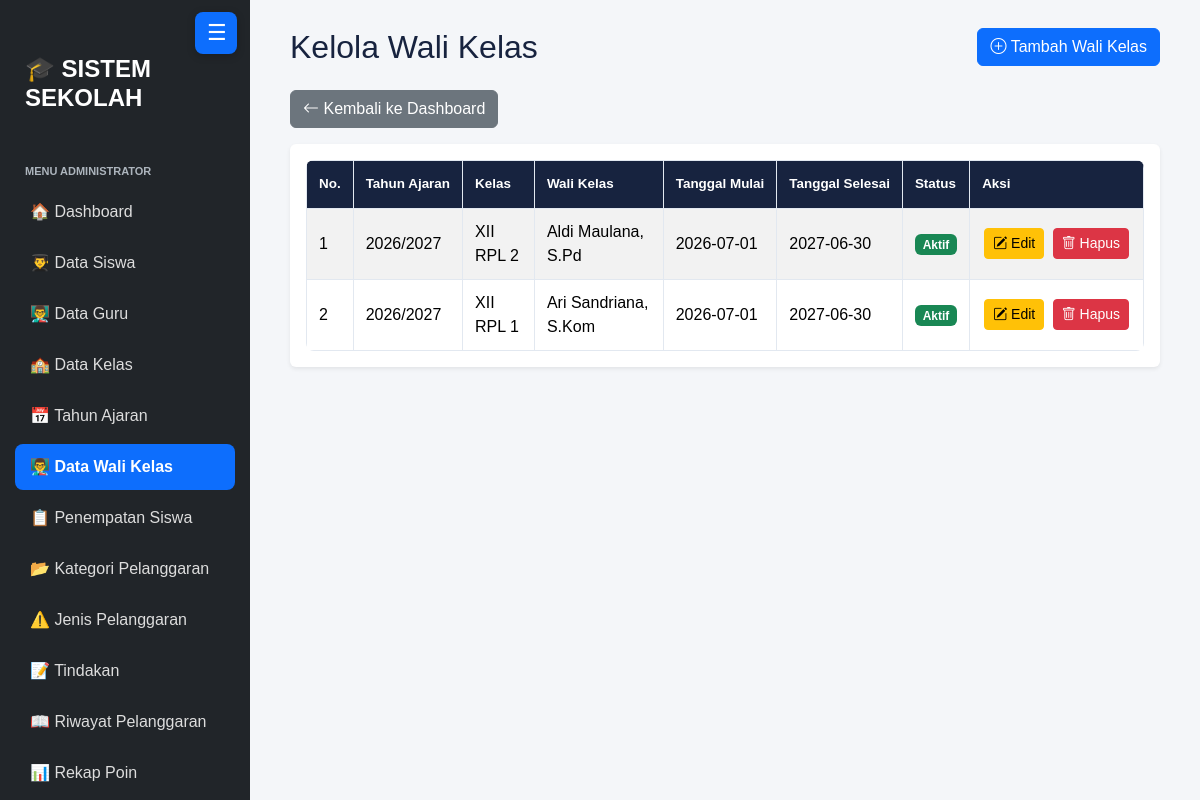
/kelola_walikelas.php (signed in), run on the app's committed database.
### tables this page shows
CREATE TABLE `t_wali_kelas` (
  `id` int(11) NOT NULL,
  `tahun_ajaran_id` int(11) DEFAULT NULL,
  `kelas_id` int(11) DEFAULT NULL,
  `guru_id` int(11) DEFAULT NULL,
  `tanggal_mulai` date NOT NULL,
  `tanggal_selesai` date NOT NULL,
  `status_aktif` tinyint(1) NOT NULL,
  `created_at` timestamp NOT NULL DEFAULT current_timestamp(),
  `updated_at` timestamp NOT NULL DEFAULT current_timestamp()
);

CREATE TABLE `t_tahun_ajaran` (
  `id` int(11) NOT NULL,
  `nama` varchar(20) DEFAULT NULL,
  `tanggal_mulai` date NOT NULL,
  `tanggal_selesai` date NOT NULL,
  `status_aktif` tinyint(1) NOT NULL,
  `created_at` timestamp NOT NULL DEFAULT current_timestamp(),
  `updated_at` timestamp NOT NULL DEFAULT current_timestamp()
);

CREATE TABLE `t_kelas` (
  `id` int(11) NOT NULL,
  `nama` varchar(100) DEFAULT NULL,
  `tingkat` varchar(20) NOT NULL,
  `jurusan` varchar(100) NOT NULL,
  `status_aktif` tinyint(1) NOT NULL,
  `created_at` timestamp NOT NULL DEFAULT current_timestamp(),
  `updated_at` timestamp NOT NULL DEFAULT current_timestamp()
);

CREATE TABLE `t_guru` (
  `id` int(11) NOT NULL,
  `nip` varchar(18) NOT NULL,
  `nama` varchar(150) DEFAULT NULL,
  `email` varchar(150) NOT NULL,
  `status_aktif` tinyint(1) NOT NULL,
  `user_id` int(11) NOT NULL,
  `created_at` timestamp NOT NULL DEFAULT current_timestamp(),
  `updated_at` timestamp NOT NULL DEFAULT current_timestamp()
);

### kelola_walikelas.php (the view, shortened to what this page needs)
<?php
include 'config/koneksi.php';
$sql = "SELECT
            w.id,
            ta.nama AS tahun_ajaran,
            k.nama AS nama_kelas,
            g.nama AS nama_guru,
            w.tanggal_mulai,
            w.tanggal_selesai,
            w.status_aktif,
            w.created_at,
            w.updated_at
        FROM t_wali_kelas w
        LEFT JOIN t_tahun_ajaran ta ON w.tahun_ajaran_id = ta.id
        LEFT JOIN t_kelas k ON w.kelas_id = k.id
        LEFT JOIN t_guru g ON w.guru_id = g.id
        ORDER BY w.id DESC";
$hasil = mysqli_query($koneksi, $sql);
?>
<!DOCTYPE html>
<html lang="id">
<head>
    <link href="https://cdn.jsdelivr.net/npm/bootstrap@5.3.8/dist/css/bootstrap.min.css" rel="stylesheet">
    <link href="https://cdn.jsdelivr.net/npm/bootstrap-icons@1.11.3/font/bootstrap-icons.css" rel="stylesheet">
    <link href="https://cdn.datatables.net/2.3.4/css/dataTables.bootstrap5.min.css" rel="stylesheet">
    <link rel="stylesheet" href="layout/style.css">
</head>
<body>
<div class="container-fluid">
    <div class="row">
        <?php include 'layout/sidebar.php'; ?>
        <main class="menu-page-content">
            <div class="d-flex justify-content-between align-items-center gap-3 mb-4">
                <h1 class="h2 mb-0">Kelola Wali Kelas</h1>
                <a href="tambah_walikelas.php" class="btn btn-primary text-nowrap">
                    <i class="bi bi-plus-circle"></i> Tambah Wali Kelas
                </a>
            </div>
            <a href="dashboard.php" class="btn btn-secondary mb-3">
                <i class="bi bi-arrow-left"></i> Kembali ke Dashboard
            </a>
            <div class="card shadow-sm border-0">
                <div class="card-body">
                    <div class="table-responsive">
                        <table id="tabelWaliKelas" class="table table-striped table-bordered table-hover align-middle w-100">
                            <thead>
                                <tr>
                                    <th>No.</th>
                                    <th>Tahun Ajaran</th>
                                    <th>Kelas</th>
                                    <th>Wali Kelas</th>
                                    <th>Tanggal Mulai</th>
                                    <th>Tanggal Selesai</th>
                                    <th>Status</th>
                                    <th>Aksi</th>
                                </tr>
                            </thead>
                            <tbody>
                                <?php $no = 1; ?>
                                <?php while ($row = mysqli_fetch_assoc($hasil)): ?>
                                    <tr>
                                        <td><?= $no++ ?></td>
                                        <td><?= htmlspecialchars($row['tahun_ajaran'] ?? '-') ?></td>
                                        <td><?= htmlspecialchars($row['nama_kelas'] ?? '-') ?></td>
                                        <td><?= htmlspecialchars($row['nama_guru'] ?? '-') ?></td>
                                        <td><?= htmlspecialchars($row['tanggal_mulai'] ?? '-') ?></td>
                                        <td><?= htmlspecialchars($row['tanggal_selesai'] ?? '-') ?></td>
                                        <td>
                                            <?php if ((int)$row['status_aktif'] === 1): ?>
                                                <span class="badge bg-success">Aktif</span>
                                            <?php else: ?>
                                                <span class="badge bg-secondary">Tidak Aktif</span>
                                            <?php endif; ?>
                                        </td>
                                        <td class="text-nowrap">
                                            <a href="edit_walikelas.php?id=<?= urlencode((string)$row['id']) ?>"
                                               class="btn btn-warning btn-sm">
                                                <i class="bi bi-pencil-square"></i> Edit
                                            </a>
                                            <a href="hapus_walikelas.php?id=<?= urlencode((string)$row['id']) ?>"
                                               class="btn btn-danger btn-sm"
                                               onclick="return confirm('Yakin ingin menghapus data wali kelas ini?');">
                                                <i class="bi bi-trash"></i> Hapus
                                            </a>
                                        </td>
                                    </tr>
                                <?php endwhile; ?>
                            </tbody>
                        </table>
                    </div>
                </div>
            </div>
        </main>
    </div>
</div>
</body>
</html>

### layout/style.css (style rules this page uses)
:root { --primary: #3659d9; --navy: #17233f; --background: #f4f6fb; --text-muted: #778198; --border: #e8ecf4; }
* { box-sizing: border-box; }
body { margin: 0; font-family: 'Poppins', sans-serif; background: var(--background); color: var(--navy); }

### layout/sidebar.php (style rules this page uses)
body { margin: 0; padding-left: 0; background: #f4f6f9; font-family: Arial, sans-serif; }
.container-fluid > .row { display: block; margin: 0; }
.container-fluid > .row > main, main.menu-page-content { width: calc(100% - 250px); max-width: none; margin-left: 250px !important; padding: 28px !important; overflow-x: hidden; transition: width 0.25s ease, margin-left 0.25s ease; }
.table-responsive { overflow-x: auto; border-radius: 8px; -webkit-overflow-scrolling: touch; }
.table-responsive > .table { min-width: 720px; margin-bottom: 0; border-color: #e2e8f0; color: #263248; vertical-align: middle; }
.table-responsive > .table thead th { padding: 13px 12px; border-bottom: 0; background-color: #17233f; color: #fff; font-size: 0.84rem; font-weight: 600; white-space: nowrap; }
.table-responsive > .table tbody td { padding: 11px 12px; line-height: 1.5; }
.table-responsive > .table td .btn { margin: 2px; }

### data on the page
t_wali_kelas: tahun_ajaran.nama "2026/2027", kelas.nama "XII RPL 2", guru.nama "Aldi Maulana, S.Pd", tanggal_mulai "2026-07-01", tanggal_selesai "2027-06-30", status_aktif "Aktif"
t_wali_kelas: tahun_ajaran.nama "2026/2027", kelas.nama "XII RPL 1", guru.nama "Ari Sandriana, S.Kom", tanggal_mulai "2026-07-01", tanggal_selesai "2027-06-30", status_aktif "Aktif"
